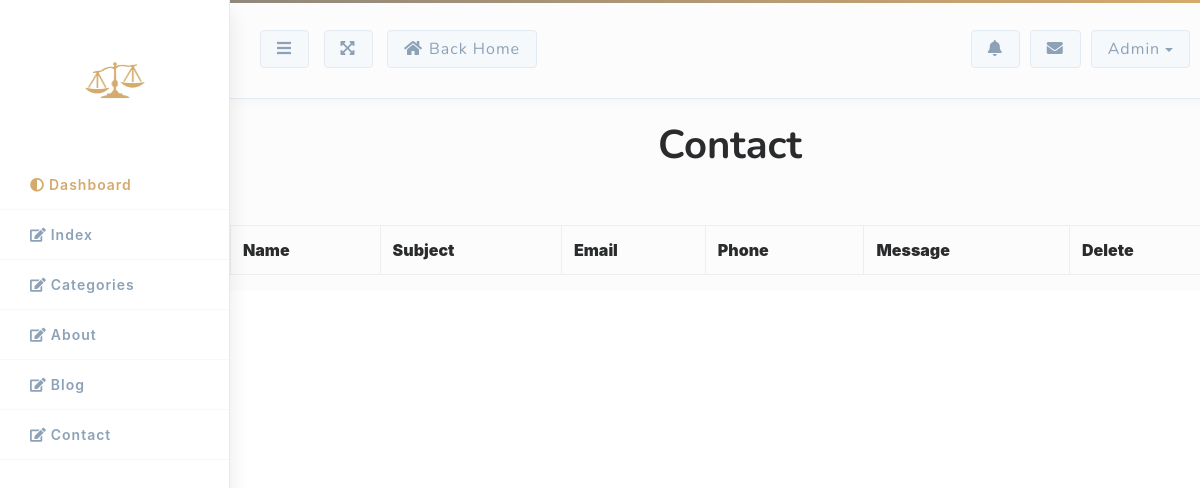
Page /Admin/contact.php on the earlier database version.
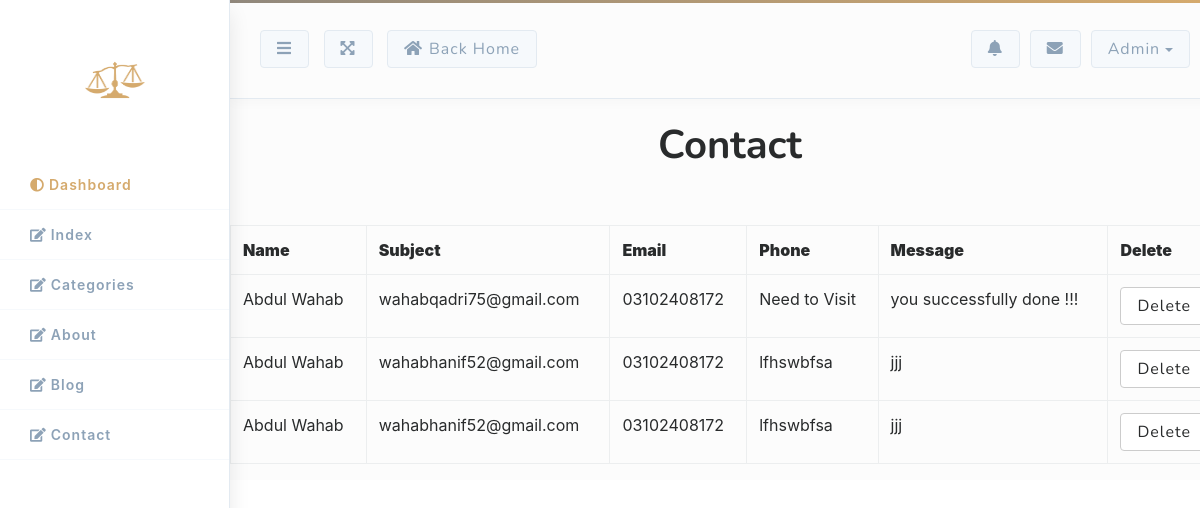
Same page on the later database version.
### tables this page shows
CREATE TABLE `contact` (
  `id` int(11) NOT NULL,
  `name` varchar(200) NOT NULL,
  `subject` varchar(100) NOT NULL,
  `email` varchar(100) NOT NULL,
  `phone` varchar(50) NOT NULL,
  `comment` varchar(500) NOT NULL
);

### Admin/contact.php (the view, shortened to what this page needs)
<?php
include ('connection.php');
include ('sidebar.php');
?>
<body class="crm_body_bg">
<section class="main_content dashboard_part">
        <div class="container main_content_iner ">
            <br>
            <div>
            <h1 class="text-center" style="font-size:40px; font-weight: bold;">Contact</h1>
        </div>
        <br>
<br>
<div class="row">
<div id="msg" class="col-sm-12 text-center" ></div>
<div id="contact"  class="col-sm-12">
</div>
</div>
       </div>
  </div>
<?php
$query=mysqli_query($conn,"SELECT * FROM `contact`");
if ($query !=null) {
    echo"
    <table id='data' class='table table-hover table-stripped table-bordered'>
    <tr> <th><b>Name</b></th>
    <th><b>Subject</b></th>
    <th><b>Email</b></th>
    <th><b>Phone</b></th>
    <th><b>Message</b></th>
    <th><b>Delete</b></th>
    </tr>";
while ($row=mysqli_fetch_array($query)) {
    ?>
    <tr>
    <td><?php echo $row[1] ?></td>
    <td ><?php echo $row[2] ?></td>
    <td ><?php echo $row[3] ?></td>
    <td ><?php echo $row[4] ?></td>
    <td ><?php echo $row[5] ?></td>
   <td><a href="delete_contact.php?id=<?php echo $row[0];?>" class="btn btn-secondary">Delete</td>
    </tr>
    <?php
}
echo "</table>";
}
else {
    echo '<div class="alert alert-danger text-center">There Is Nothing To show You.</div>';
}
?>
</body>
<?php
include 'footer.php';
?>

Differences in the rows shown:
added contact: name "Abdul Wahab", subject "wahabqadri75@gmail.com", email "03102408172", phone "Need to Visit", comment "you successfully done !!!"
added contact: name "Abdul Wahab", subject "wahabhanif52@gmail.com", email "03102408172", phone "lfhswbfsa", comment "jjj"
added contact: name "Abdul Wahab", subject "wahabhanif52@gmail.com", email "03102408172", phone "lfhswbfsa", comment "jjj"
